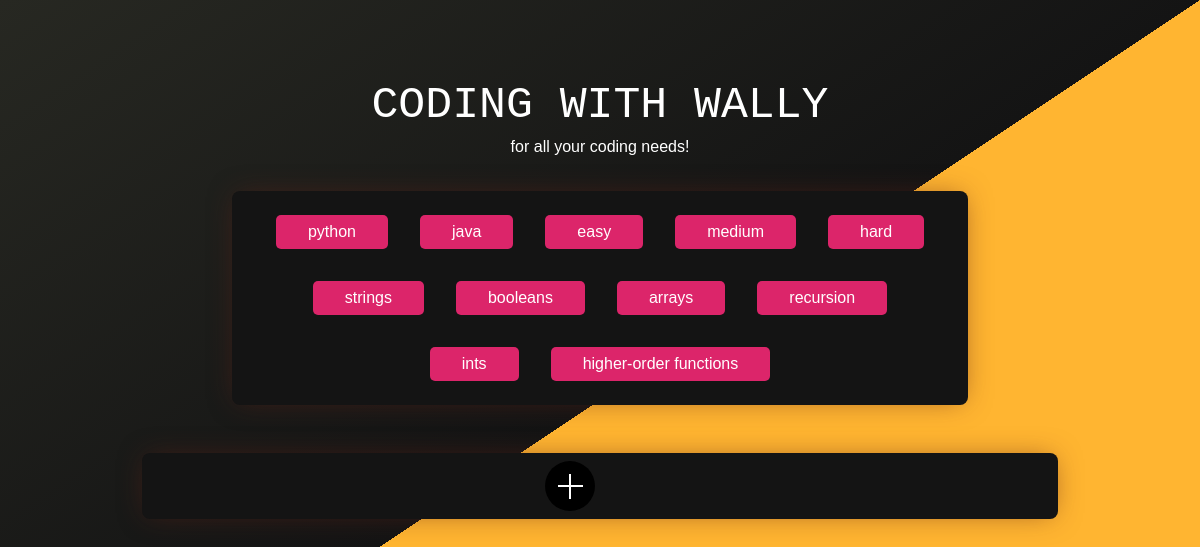
Before: / with the older database file.
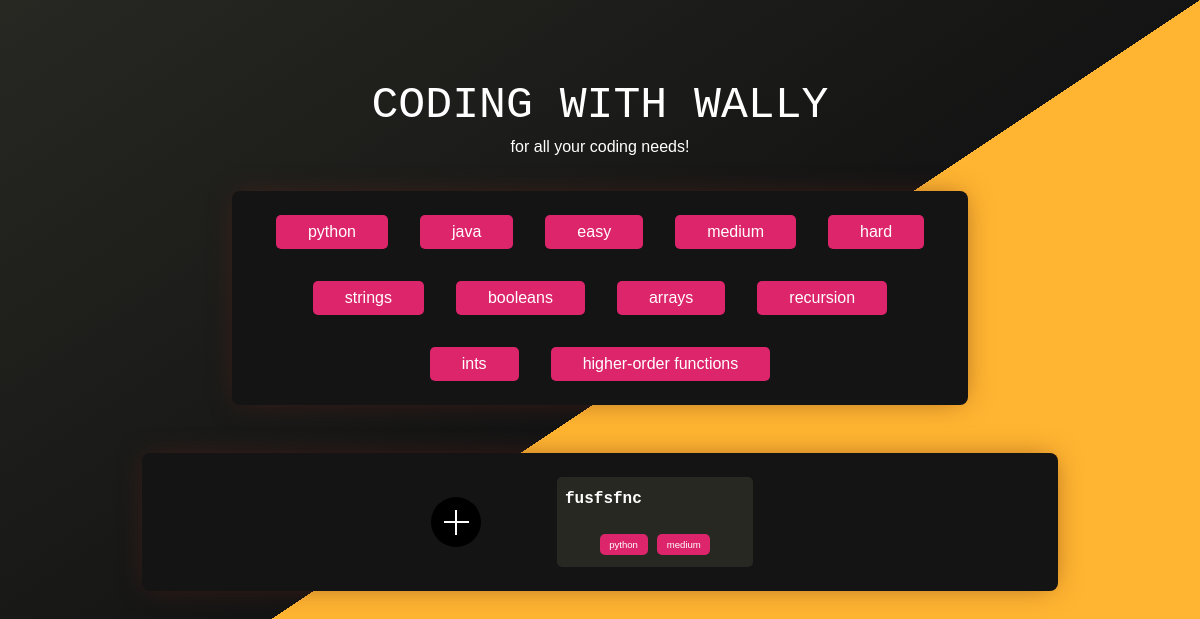
After: the same page with the newer database file.
### model.py (models this page shows, shortened)
class Problem(db.Model):
    __table_args__ = {'extend_existing': True}
    func_name = db.Column("func_name", db.String(50), primary_key = True)
    func_call = db.Column(db.String(70), nullable = False)
    author = db.Column(db.String(40), nullable = False)
    desc = db.Column(db.String, nullable = False)
    testInputs = db.Column(db.String, nullable = False)
    testInputAnswers = db.Column(db.String, nullable = False)
    tags = db.Column(db.String, nullable = False)
    function = db.Column(db.String, nullable = False)

### routes.py (the view)
@wally.route('/', methods=["POST", "GET"])
def index():
    global addProbInputs
    global addProbOutputs
    addProbInputs = []
    addProbOutputs = []
    global problem
    global contents
    global probDict
    initDict()
    problem = ""
    contents = ""
    return render_template('index.html', problems = probDict)

### routes.py (called while the page is built)
def initDict(): #adds all problems currently in database to the dictionary probDict
    global probDict
    probs = Problem.query.all()
    for prob in probs:
        if prob.func_name not in probDict:
            addToDict(prob)

### templates/index.html (shortened to what this page needs)
<!DOCTYPE html>
<html lang="en">
<head>
    <link rel="stylesheet" href="{{url_for('static', filename = 'css/index.css') }}">
    <link rel="stylesheet" href="{{url_for('static', filename = 'css/misc.css') }}">
</head>
<body class="noselect">
    <div class="triangle">
        <h1 class="animate fadeInDown one">CODING WITH WALLY</h1>
        <p class="animate fadeInDown one" style="width: 80%; margin: auto;">for all your coding needs!</p>
        <div id="tags" class="animate fadeInDown one">
            {% set htmltags = ['python', 'java', 'easy', 'medium', 'hard', 'strings', 'booleans', 'arrays', 'recursion', 'ints',
            'higher-order functions'] %}
            {% for tag in htmltags %}
            <div class="tag hvr-grow" style="background-color: rgb(220, 37, 106);">{{tag}}</div>
            {% endfor %}
        </div>
        <div id="flex" class="animate fadeInDown one">
            <div class="plus" id = "plus">
            </div>
            {% for key, value in problems.items() %}
            <a href="{{ url_for('wally.change_type', problem_pg = key)}}" class="flexchild">
                <h4>{{key}}</h4>
                <div id="tagsSmallFlex">
                    {% for tag in problems[key]['tags'] %}
                    <div data-value="{{tag}}" class="tagsSmall">{{tag}}</div>
                    {% endfor %}
                </div>
            </a>
            {% endfor %}
        </div>
    </div>
</body>
</html>

### static/css/index.css (style rules this page uses)
html, body { font-family: "Verdana", sans-serif; min-height: 100vh; min-width: 100vw; background-color: rgb(39, 40, 34); color: white; cursor: default; text-align: center; margin: 0; overflow-x: hidden; overflow-y: auto; }
h1 { margin-top: 10vh; margin-bottom: 1vh; font-family: 'Courier New', monospace; font-weight: normal; font-size: 2.8em; }
h4 { font-family: 'Courier New', monospace; margin-top: 0.3em; }
#tags { box-shadow: 0px 0px 28px -6px rgba(98, 34, 23, 0.61); display: flex; align-items: center; justify-content: center; flex-wrap: wrap; background-color: rgb(20, 20, 20); border-radius: 8px; width: 60%; margin: 2.2em auto; padding: 0.5em }
.tag { display: inline-block; background-color: rgb(220, 37, 106); margin: 1em; padding: 0.5em 2em; border-radius: 5px; }
#flex { align-items: center; justify-content: center; box-shadow: 0px 0px 28px -6px rgba(98, 34, 23, 0.61); border-radius: 8px; display: flex; flex-wrap: wrap; background-color: rgb(20, 20, 20); width: 75%; margin: 3em auto; padding: 0.5em }
.flexchild { flex: 0 0 20%; display: inline-block; background-color: rgb(39, 40, 34); margin: 1em; padding: 0.5em; border-radius: 5px; text-align: left; transition: background-color 0.2s ease-in; }
a:-webkit-any-link { color: white; text-decoration: none; }
#tagsSmallFlex { align-items: center; justify-content: center; display: flex; flex-wrap: wrap; }
.tagsSmall { font-size: 0.6em; display: inline-block; background-color: #dc256a; margin: 0.5em; padding: 0.5em 1em; border-radius: 5px; }
.triangle { min-height: 100vh; width: 100vw; position: absolute; left: 0; top: 0; background: linear-gradient(to bottom right, rgb(39, 40, 34) 0%, rgb(20, 20, 20) 50%, rgb(255, 181, 49) 50%, rgb(255, 181, 49) 100%); }
.plus { display:inline-block; width:50px; height:50px; margin-right: 5vw; background: linear-gradient(#fff,#fff), linear-gradient(#fff,#fff), #000; background-position:center; background-size: 50% 2px,2px 50%; background-repeat:no-repeat; border-radius: 50%; }

### static/css/misc.css (style rules this page uses)
.noselect { -webkit-touch-callout: none; -webkit-user-select: none; -khtml-user-select: none; -moz-user-select: none; -ms-user-select: none; user-select: none; }
.hvr-grow { display: inline-block; vertical-align: middle; transform: translateZ(0); box-shadow: 0 0 1px rgba(0, 0, 0, 0); backface-visibility: hidden; -moz-osx-font-smoothing: grayscale; transition-duration: 0.3s; transition-property: transform; }
.animate { -webkit-animation-duration: 1s; animation-duration: 1s; -webkit-animation-fill-mode: both; animation-fill-mode: both; }
.one { -webkit-animation-delay: 0.1s; -moz-animation-delay: 0.1s; animation-delay: 0.1s; }
.fadeInDown { -webkit-animation-name: fadeInDown; animation-name: fadeInDown; }

Changed rows visible on the page:
added Problem: func_name "fusfsfnc", tag "python" "medium"
